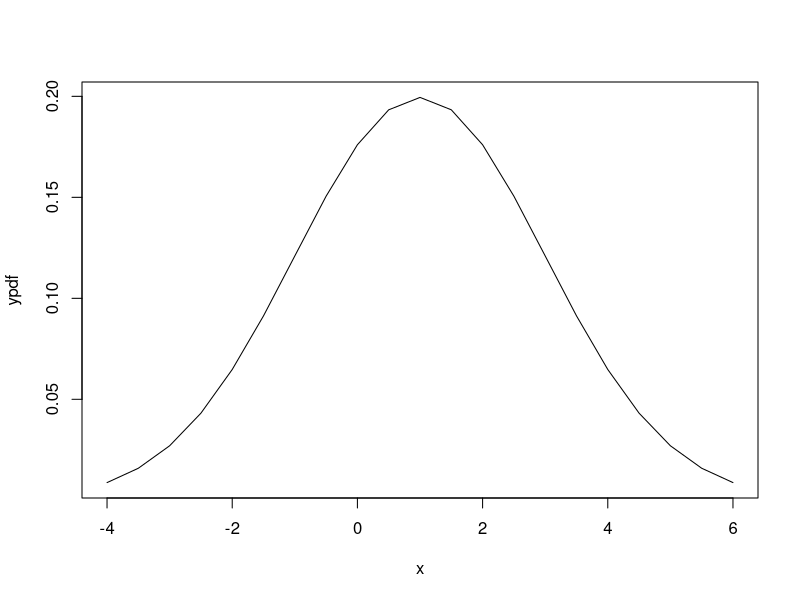
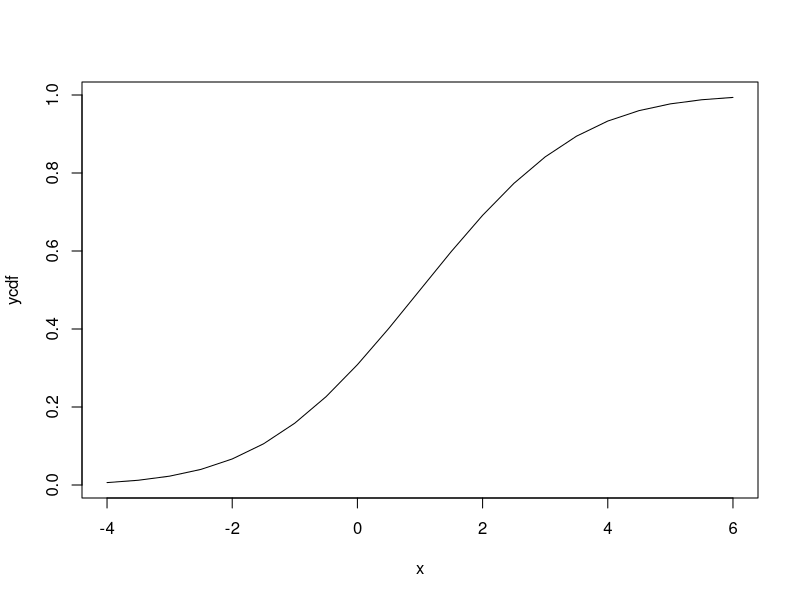

Source code (R) for these figures, in order:
#######################################
#### SUTD 40.004 2017 Recitation 5 ####
############# Simulation ##############
######## prepared by Qifang Bao #######
#######################################


### plot pdf and cdf of a normal distribution
x <- seq(-4,6,0.5)

ypdf <- dnorm(x,1,2)
plot(x,ypdf,"l")

ycdf <- pnorm(x,1,2)
plot(x,ycdf,"l")



### German Tank
E <- c() # create an empty vector to store the result from simulations

n = 5
N = 250
n_simulation <- 500 # number of times the simulation runs 

for (i in 1:n_simulation){
  s <- sample(0:N,n,replace = TRUE) # 5 samples randomly drawn from 0~250 with replacement
  e <- 2*mean(s) # value of the estimator 2*X_bar
  E <- c(E, e) # store the newest estimation to the array
}

t.test(E, mu=251) 

